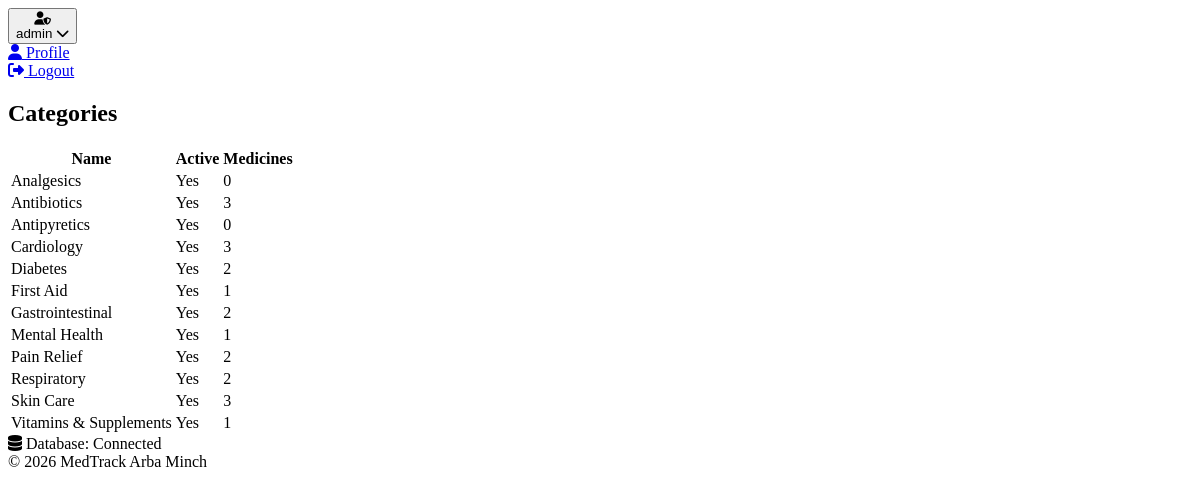
Screenshot of /admin/categories.php (signed in) with the database file from the repository.
### tables this page shows
CREATE TABLE `medicine_categories` (
  `category_id` INT(11) NOT NULL AUTO_INCREMENT,
  `category_name` VARCHAR(100) NOT NULL UNIQUE,
  `description` TEXT,
  `icon` VARCHAR(50) DEFAULT 'fa-pills',
  `parent_category_id` INT(11) DEFAULT NULL,
  `is_active` TINYINT(1) DEFAULT 1,
  `created_at` TIMESTAMP DEFAULT CURRENT_TIMESTAMP,
  PRIMARY KEY (`category_id`),
  FOREIGN KEY (`parent_category_id`) REFERENCES `medicine_categories`(`category_id`) ON DELETE SET NULL,
  INDEX `idx_parent_category` (`parent_category_id`)
);

### admin/categories.php (the view, shortened to what this page needs)
<?php
$conn = getDatabaseConnection();
$cats = $conn->query("SELECT c.category_id, c.category_name, c.is_active, COUNT(m.medicine_id) as medicine_count FROM medicine_categories c LEFT JOIN medicines m ON m.category_id = c.category_id GROUP BY c.category_id, c.category_name, c.is_active ORDER BY c.category_name ASC")->fetch_all(MYSQLI_ASSOC);
?>
<!DOCTYPE html>
<html lang="en">
<head>
    <link rel="stylesheet" href="../styles/admin.css?v=20260111">
    <link rel="stylesheet" href="https://cdnjs.cloudflare.com/ajax/libs/font-awesome/6.4.0/css/all.min.css">
</head>
<body class="admin-dashboard">
    <div class="main-content">
        <header class="topbar">
            <div class="topbar-right" style="margin-left: auto;">
                <div class="user-dropdown">
                    <button class="user-btn">
                        <div class="avatar-sm"><i class="fas fa-user-shield"></i></div>
                        <span><?php echo htmlspecialchars($_SESSION['username']); ?></span>
                        <i class="fas fa-chevron-down"></i>
                    </button>
                    <div class="dropdown-menu">
                        <a href="profile.php"><i class="fas fa-user"></i> Profile</a>
                        <a href="../logout.php"><i class="fas fa-sign-out-alt"></i> Logout</a>
                    </div>
                </div>
            </div>
        </header>
        <div class="dashboard-content">
            <div class="stats-overview">
                <div class="stats-header">
                    <h2>Categories</h2>
                </div>
                <div class="section-card">
                    <div class="table-responsive">
                        <table class="data-table">
                            <thead>
                                <tr>
                                    <th>Name</th>
                                    <th>Active</th>
                                    <th>Medicines</th>
                                </tr>
                            </thead>
                            <tbody>
                                <?php foreach ($cats as $c): ?>
                                <tr>
                                    <td><?php echo htmlspecialchars($c['category_name']); ?></td>
                                    <td><?php echo ((int)$c['is_active'] === 1) ? 'Yes' : 'No'; ?></td>
                                    <td><?php echo (int)$c['medicine_count']; ?></td>
                                </tr>
                                <?php endforeach; ?>
                            </tbody>
                        </table>
                    </div>
                </div>
            </div>
        </div>
        <footer class="dashboard-footer">
            <div class="footer-content">
                <div class="system-info">
                    <span><i class="fas fa-database"></i> Database: Connected</span>
                </div>
                <div class="copyright">© <?php echo date('Y'); ?> MedTrack Arba Minch</div>
            </div>
        </footer>
    </div>
</body>
</html>

### styles/admin.css (style rules this page uses)
:root { --clinical-white: #fff; --clinical-offwhite: #f7fafd; --clinical-light: #f1f5fa; --clinical-border: #e3e8f0; --clinical-text: #1a2233; --clinical-text-light: #4b5b70; --clinical-accent: #2563eb; --clinical-accent-2: #10b981; --clinical-accent-light: #eef1f6; --clinical-success: #10b981; --clinical-warning: #f0b429; --clinical-error: #ef4444; --clinical-emergency: #dc2626; --shadow-lg: 0 12px 28px rgba(16, 37, 66, 0.13); --shadow-card: 0 2px 12px rgba(37,99,235,0.07), 0 1.5px 4px rgba(16,37,66,0.06); --shadow-sm: 0 2px 8px rgba(16,37,66,0.07); --transition: 180ms cubic-bezier(.4,0,.2,1); --sidebar-dark-bg: #202733; --sidebar-dark-border: #2b3240; --sidebar-dark-text: #e5e7eb; --sidebar-dark-muted: #a0a8b6; --sidebar-hover: rgba(37,99,235,0.08); --sidebar-hover-alt: rgba(255, 255, 255, 0.06); --clinical-danger: #ef4444; }

### rows the page displays
medicine_categories: category_name "Analgesics", is_active "Yes", medicine_count "0"
medicine_categories: category_name "Antibiotics", is_active "Yes", medicine_count "3"
medicine_categories: category_name "Antipyretics", is_active "Yes", medicine_count "0"
medicine_categories: category_name "Cardiology", is_active "Yes", medicine_count "3"
medicine_categories: category_name "Diabetes", is_active "Yes", medicine_count "2"
medicine_categories: category_name "First Aid", is_active "Yes", medicine_count "1"
medicine_categories: category_name "Gastrointestinal", is_active "Yes", medicine_count "2"
medicine_categories: category_name "Mental Health", is_active "Yes", medicine_count "1"
medicine_categories: category_name "Pain Relief", is_active "Yes", medicine_count "2"
medicine_categories: category_name "Respiratory", is_active "Yes", medicine_count "2"
medicine_categories: category_name "Skin Care", is_active "Yes", medicine_count "3"
medicine_categories: category_name "Vitamins & Supplements", is_active "Yes", medicine_count "1"

### other values shown
$_SESSION['username'] "admin"
